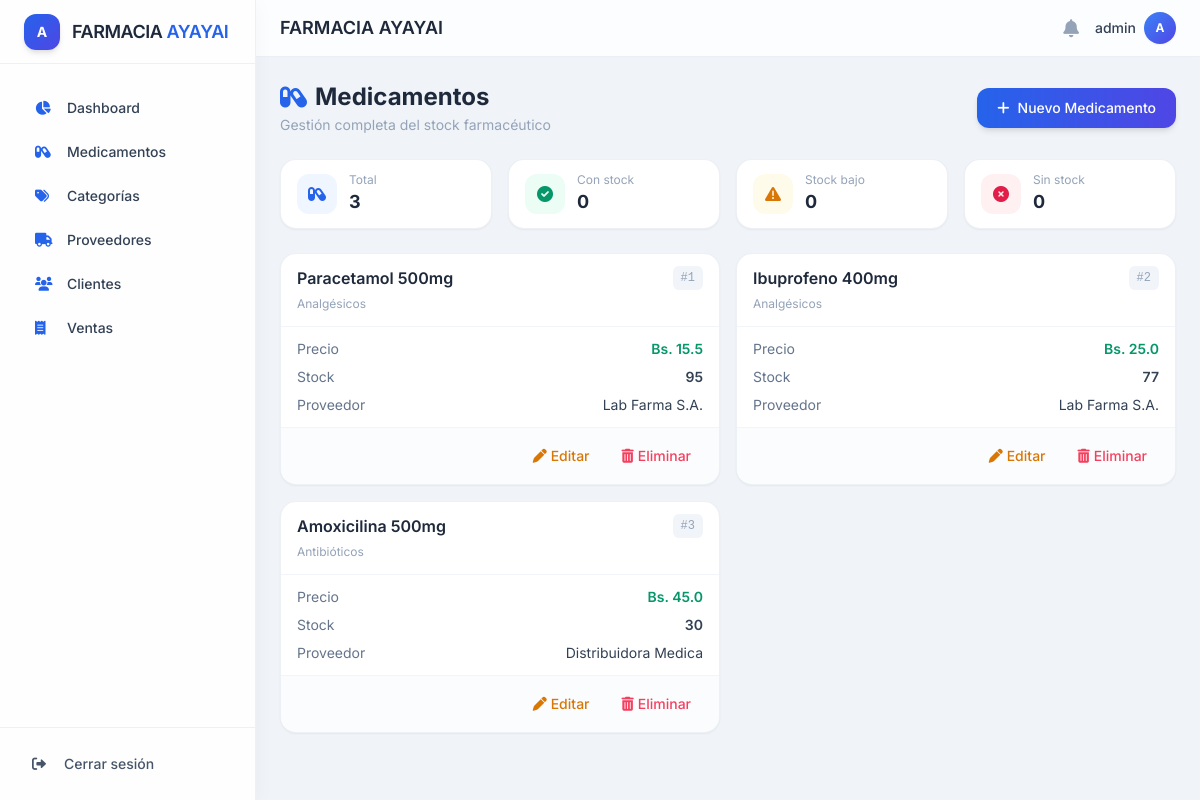
Page /medicamentos (signed in) on the committed database.
### app/models.py (models this page shows, shortened)
class Usuario(UserMixin, db.Model):
    __tablename__ = 'usuarios'
    id = db.Column(db.Integer, primary_key=True)
    username = db.Column(db.String(100), unique=True, nullable=False)
    password_hash = db.Column(db.String(200), nullable=False)
    rol_id = db.Column(db.Integer, db.ForeignKey('roles.id'), nullable=False)

class Medicamento(db.Model):
    __tablename__ = 'medicamentos'
    id = db.Column(db.Integer, primary_key=True)
    nombre = db.Column(db.String(100), nullable=False)
    descripcion = db.Column(db.String(200))
    precio = db.Column(db.Float, nullable=False)
    stock = db.Column(db.Integer, nullable=False)
    stock_minimo = db.Column(db.Integer, default=5)
    categoria_id = db.Column(db.Integer, db.ForeignKey('categorias.id'), nullable=False)
    proveedor_id = db.Column(db.Integer, db.ForeignKey('proveedores.id'), nullable=False)
    categoria = db.relationship('Categoria', backref='medicamentos', lazy=True)
    proveedor = db.relationship('Proveedor', backref='medicamentos', lazy=True)

class Categoria(db.Model):
    __tablename__ = 'categorias'
    id = db.Column(db.Integer, primary_key=True)
    nombre = db.Column(db.String(100), nullable=False)

class Proveedor(db.Model):
    __tablename__ = 'proveedores'
    id = db.Column(db.Integer, primary_key=True)
    nombre = db.Column(db.String(100), nullable=False)
    telefono = db.Column(db.String(20))
    email = db.Column(db.String(100))
    direccion = db.Column(db.String(200))

### app/routes.py (the view)
@bp.route('/medicamentos')
@login_required
def medicamentos_listar():
    from app.models import Medicamento
    medicamentos = Medicamento.query.all()
    return render_template('medicamentos/listar.html', medicamentos=medicamentos)

### app/__init__.py (called while the page is built)
@login_manager.user_loader
def load_user(user_id):
    from app.models import Usuario
    return Usuario.query.get(int(user_id))

### app/templates/medicamentos/listar.html (shortened to what this page needs)
{% extends "base.html" %}
{% block content %}
<div class="flex flex-wrap justify-between items-center gap-3 mb-6">
    <div>
        <h2 class="text-2xl font-bold text-slate-800 flex items-center gap-2">
            <i class="fas fa-capsules text-blue-600"></i> Medicamentos
        </h2>
        <p class="text-sm text-slate-400 mt-0.5">Gestión completa del stock farmacéutico</p>
    </div>
    <a href="/medicamentos/crear" class="inline-flex items-center gap-2 bg-gradient-to-r from-blue-600 to-indigo-600 hover:from-blue-700 hover:to-indigo-700 text-white px-5 py-2.5 rounded-xl text-sm font-medium shadow-md hover:shadow-lg transition-all duration-200">
        <i class="fas fa-plus"></i> Nuevo Medicamento
    </a>
</div>
{% set total = medicamentos|length %}
{% set con_stock = 0 %}
{% set stock_bajo = 0 %}
{% set sin_stock = 0 %}
{% for m in medicamentos %}
    {% if m.stock > 0 %}
        {% set con_stock = con_stock + 1 %}
    {% else %}
        {% set sin_stock = sin_stock + 1 %}
    {% endif %}
    {% if m.stock <= m.stock_minimo and m.stock > 0 %}
        {% set stock_bajo = stock_bajo + 1 %}
    {% endif %}
{% endfor %}
<div class="grid grid-cols-2 md:grid-cols-4 gap-4 mb-6">
    <div class="bg-white rounded-2xl shadow-sm border border-slate-200/60 px-4 py-3 flex items-center gap-3">
        <div class="h-10 w-10 rounded-xl bg-blue-50 flex items-center justify-center text-blue-600"><i class="fas fa-capsules"></i></div>
        <div>
            <p class="text-xs text-slate-400">Total</p>
            <p class="text-lg font-bold text-slate-800">{{ total }}</p>
        </div>
    </div>
    <div class="bg-white rounded-2xl shadow-sm border border-slate-200/60 px-4 py-3 flex items-center gap-3">
        <div class="h-10 w-10 rounded-xl bg-emerald-50 flex items-center justify-center text-emerald-600"><i class="fas fa-check-circle"></i></div>
        <div>
            <p class="text-xs text-slate-400">Con stock</p>
            <p class="text-lg font-bold text-slate-800">{{ con_stock }}</p>
        </div>
    </div>
    <div class="bg-white rounded-2xl shadow-sm border border-slate-200/60 px-4 py-3 flex items-center gap-3">
        <div class="h-10 w-10 rounded-xl bg-amber-50 flex items-center justify-center text-amber-600"><i class="fas fa-exclamation-triangle"></i></div>
        <div>
            <p class="text-xs text-slate-400">Stock bajo</p>
            <p class="text-lg font-bold text-slate-800">{{ stock_bajo }}</p>
        </div>
    </div>
    <div class="bg-white rounded-2xl shadow-sm border border-slate-200/60 px-4 py-3 flex items-center gap-3">
        <div class="h-10 w-10 rounded-xl bg-rose-50 flex items-center justify-center text-rose-600"><i class="fas fa-times-circle"></i></div>
        <div>
            <p class="text-xs text-slate-400">Sin stock</p>
            <p class="text-lg font-bold text-slate-800">{{ sin_stock }}</p>
        </div>
    </div>
</div>
<div class="grid grid-cols-1 md:grid-cols-2 xl:grid-cols-3 gap-4">
    {% for m in medicamentos %}
    <div class="group bg-white rounded-2xl shadow-sm border border-slate-200/60 hover:shadow-lg hover:border-blue-200 transition-all duration-200 overflow-hidden">
        <div class="px-4 py-3 border-b border-slate-100 flex justify-between items-start">
            <div>
                <h3 class="font-semibold text-slate-800 group-hover:text-blue-600 transition">{{ m.nombre }}</h3>
                <span class="text-xs text-slate-400">{{ m.categoria.nombre }}</span>
            </div>
            <span class="text-xs font-mono text-slate-400 bg-slate-100 px-2 py-1 rounded-md">#{{ m.id }}</span>
        </div>
        <div class="px-4 py-3 space-y-2">
            <div class="flex justify-between text-sm">
                <span class="text-slate-500">Precio</span>
                <span class="font-semibold text-emerald-600">Bs. {{ m.precio }}</span>
            </div>
            <div class="flex justify-between text-sm">
                <span class="text-slate-500">Stock</span>
                <span class="font-semibold {% if m.stock <= m.stock_minimo %}text-rose-600{% else %}text-slate-700{% endif %}">
                    {{ m.stock }}
                </span>
            </div>
            <div class="flex justify-between text-sm">
                <span class="text-slate-500">Proveedor</span>
                <span class="text-slate-700">{{ m.proveedor.nombre }}</span>
            </div>
        </div>
        <div class="px-4 py-3 bg-slate-50/50 border-t border-slate-100 flex justify-end gap-2">
            <a href="/medicamentos/editar/{{ m.id }}" class="inline-flex items-center gap-1 text-amber-600 hover:text-amber-800 hover:bg-amber-50 px-3 py-1.5 rounded-lg text-sm transition font-medium">
                <i class="fas fa-pen"></i> Editar
            </a>
            <a href="/medicamentos/eliminar/{{ m.id }}" class="inline-flex items-center gap-1 text-rose-500 hover:text-rose-700 hover:bg-rose-50 px-3 py-1.5 rounded-lg text-sm transition font-medium" onclick="return confirm('¿Eliminar este medicamento?')">
                <i class="fas fa-trash-alt"></i> Eliminar
            </a>
        </div>
    </div>
    {% endfor %}
</div>
{% endblock %}

### app/templates/base.html (shortened to what this page needs)
<!DOCTYPE html>
<html lang="es">
<head>
    <script src="https://cdn.tailwindcss.com"></script>
    <link rel="stylesheet" href="https://cdnjs.cloudflare.com/ajax/libs/font-awesome/6.0.0-beta3/css/all.min.css" />
</head>
<body>
<aside class="fixed inset-y-0 left-0 z-50 w-64 bg-white/90 backdrop-blur-md shadow-soft border-r border-slate-200/60 hidden md:flex flex-col">
    <div class="flex items-center gap-3 px-6 h-16 border-b border-slate-200/60">
        <div class="h-9 w-9 rounded-xl bg-gradient-to-br from-blue-600 to-indigo-600 flex items-center justify-center text-white font-bold text-sm shadow-md">A</div>
        <span class="text-lg font-semibold text-slate-800 tracking-tight">FARMACIA <span class="text-blue-600">AYAYAI</span></span>
    </div>
    <nav class="flex-1 overflow-y-auto py-6 px-4 space-y-1">
        <a href="/dashboard" class="sidebar-link active flex items-center gap-3 px-4 py-2.5 rounded-lg text-slate-700 text-sm font-medium"><i class="fas fa-chart-pie w-5 text-blue-600"></i> Dashboard</a>
        <a href="/medicamentos" class="sidebar-link flex items-center gap-3 px-4 py-2.5 rounded-lg text-slate-700 text-sm font-medium"><i class="fas fa-capsules w-5 text-blue-600"></i> Medicamentos</a>
        <a href="/categorias" class="sidebar-link flex items-center gap-3 px-4 py-2.5 rounded-lg text-slate-700 text-sm font-medium"><i class="fas fa-tags w-5 text-blue-600"></i> Categorías</a>
        <a href="/proveedores" class="sidebar-link flex items-center gap-3 px-4 py-2.5 rounded-lg text-slate-700 text-sm font-medium"><i class="fas fa-truck w-5 text-blue-600"></i> Proveedores</a>
        <a href="/clientes" class="sidebar-link flex items-center gap-3 px-4 py-2.5 rounded-lg text-slate-700 text-sm font-medium"><i class="fas fa-users w-5 text-blue-600"></i> Clientes</a>
        <a href="/ventas" class="sidebar-link flex items-center gap-3 px-4 py-2.5 rounded-lg text-slate-700 text-sm font-medium"><i class="fas fa-receipt w-5 text-blue-600"></i> Ventas</a>
    </nav>
    <div class="border-t border-slate-200/60 p-4">
        <a href="/logout" class="flex items-center gap-3 px-4 py-2.5 rounded-lg text-slate-600 hover:bg-red-50 hover:text-red-600 transition text-sm font-medium"><i class="fas fa-sign-out-alt w-5"></i> Cerrar sesión</a>
    </div>
</aside>
<div class="flex-1 md:ml-64 min-h-screen">
    <header class="sticky top-0 z-40 bg-white/80 backdrop-blur-sm border-b border-slate-200/60 px-6 py-3 flex items-center justify-between">
        <div class="flex items-center gap-4">
            <h2 class="text-lg font-semibold text-slate-800">FARMACIA AYAYAI</h2>
        </div>
        <div class="flex items-center gap-4">
            <i class="fas fa-bell text-slate-400 hover:text-slate-600 cursor-pointer transition text-lg"></i>
            <div class="flex items-center gap-2">
                <span class="text-sm font-medium text-slate-700 hidden sm:block">{{ current_user.username }}</span>
                <div class="h-8 w-8 rounded-full bg-gradient-to-br from-blue-500 to-indigo-600 flex items-center justify-center text-white text-xs font-bold shadow-sm">A</div>
            </div>
        </div>
    </header>
    <main class="p-6">
        {% block content %}{% endblock %}
    </main>
</div>
</body>
</html>

### app/templates/base.html (style rules this page uses)
* { font-family: 'Inter', sans-serif; }
body { background: #f0f4f8; }
.sidebar-link { transition: all 0.2s ease; border-left: 3px solid transparent; }
.shadow-soft { box-shadow: 0 4px 20px rgba(0,0,0,0.04); }

### rows in the picture
Usuario: username "admin"
Medicamento: nombre "Paracetamol 500mg", categoria.nombre "Analgésicos", id "1", precio "15.5", stock "95", proveedor.nombre "Lab Farma S.A."
Medicamento: nombre "Ibuprofeno 400mg", categoria.nombre "Analgésicos", id "2", precio "25.0", stock "77", proveedor.nombre "Lab Farma S.A."
Medicamento: nombre "Amoxicilina 500mg", categoria.nombre "Antibióticos", id "3", precio "45.0", stock "30", proveedor.nombre "Distribuidora Medica"

### other values in the picture
{{ total }} "3"
{{ con_stock }} "0"
{{ stock_bajo }} "0"
{{ sin_stock }} "0"
